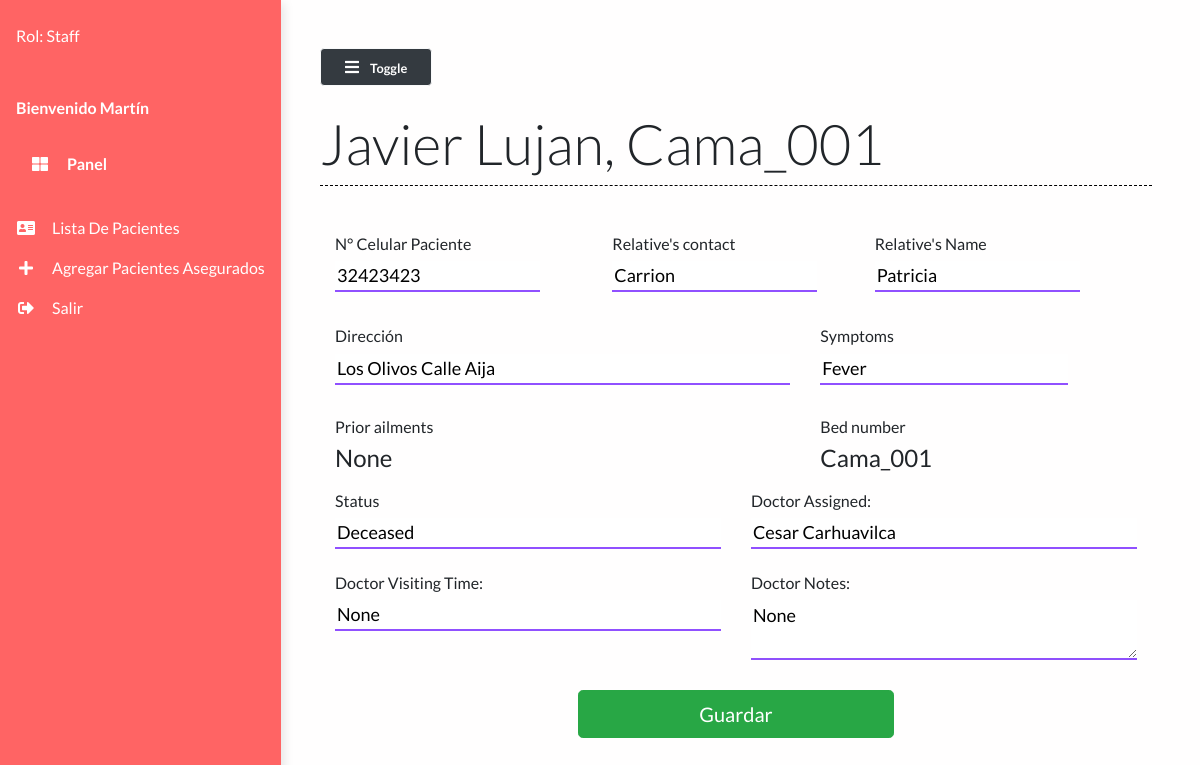
The app's page /patient/10 (signed in) with its own data.
### main/models.py (models this page shows, shortened)
class Patient(models.Model):
    name = models.CharField(max_length=50)
    phone_num = models.CharField(max_length=15)
    patient_relative_name = models.CharField(max_length=50, null=True)
    patient_relative_contact = models.CharField(max_length=15, null=True)
    address = models.TextField()
    SYMPTOMS = (
        ('Fever', 'Fever'),
        ('Dry cough', 'Dry cough'),
        ('Tiredness', 'Tiredness'),
        ('Aches and pains', 'Aches and pains'),
        ('Sore throat', 'Sore throat'),
        ('Diarrhoea', 'Diarrhoea'),
        ('Loss of taste or smell', 'Loss of taste or smell'),
        ('Difficulty in breathing or shortness of breath', 'Difficulty in breathing or shortness of breath'),
        ('Chest pain or pressure', 'Chest pain or pressure'),
        ('Loss of speech or movement', 'Loss of speech or movement'),
    )
    symptoms = MultiSelectField(choices=SYMPTOMS, null=True)
    prior_ailments = models.TextField()
    bed_num = models.ForeignKey("Bed", on_delete=models.CASCADE)
    dob = models.DateField(null=True)
    doctor = models.ForeignKey("Doctor", on_delete=models.CASCADE, null=True)
    doctors_notes = models.TextField(null=True, blank=True)
    doctors_visiting_time = models.CharField(null=True, max_length=50, blank=True)
    status = models.CharField(max_length=50)

class Bed(models.Model):
    bed_number = models.CharField(max_length=50)
    occupied = models.BooleanField()
    def __str__(self):
        return self.bed_number

class Doctor(models.Model):
    name = models.CharField(max_length=100)
    def __str__(self):
        return self.name

### main/views.py (the view, shortened to what this page needs)
# urls.py: path("patient/<str:pk>", views.patient, name="patient"),
def patient(request, pk):
    patient = Patient.objects.get(id=pk)
    context = {
        'patient': patient
    }
    return render(request, 'main/patient.html', context)

### main/templates/main/patient.html (shortened to what this page needs)
{% extends 'main/base.html' %}
{% load static %}
{% block contentTitle %}
{{patient.name}}, {{patient.bed_num}}
{% endblock contentTitle %}
{% block content %}
	<form class="form" action="" method="post" id="registrationForm">
		<div class="container">
			<div class="patient-form">
				<div class="row">
					<div class="col-md-4 form-field mt-4 mb-0">
						<label for="mobile">
							<h6>N° Celular Paciente</h6>
							<input type="text" id="name" class="input-text" type="text" name="mobile"
								placeholder="+51900000000" value="{{patient.phone_num}}">
						</label>
					</div>
					<div class="offset-md-2 col-md-4 form-field mt-4 mb-0">
						<label for="mobile" class="mb-0">
							<h6>Relative's contact</h6>
							<input type="text" id="mobile2" class="input-text" type="text" name="mobile2"
								placeholder="Mobile No" value="{{patient.patient_relative_contact}}">
						</label>
					</div>
					<div class="form-field mt-4">
						<label for="relativeName" class="mb-0">
							<h6>Relative's Name</h6>
							<input type="text" class="input-text" name="relativeName" id="realtiveName"
								value="{{patient.patient_relative_name}}" />
						</label>
					</div>
					<div class="col-md-7 form-field mt-0">
						<label for="address" class="mb-0 mt-0">
							<h6>Dirección</h6>
						</label>
						<input type="address" class="input-text" id="location" placeholder="dirección" name="location"
							title="enter a location" value="{{patient.address}}" />
					</div>
					<div class="offset-md-1 col-md-4 form-field mt-0">
						<label for="symptoms" class="mb-0">
							<h6>Symptoms</h6>
						</label>
						<input type="text" class="input-text" name="symptons" id="symptons"
							value="{{patient.symptoms}}" />
					</div>
					<div class="col-md-7">
						<h6>Prior ailments</h6>
						<label for="prior_ailments">
							<h4>{{patient.prior_ailments}}</h4>
						</label>
					</div>
					<div class="col-md-5">
						<h6>Bed number</h6>
						<label for="bed_num" class="mb-0">
							<h4>{{patient.bed_num}}</h4>
						</label>
					</div>
					<div class="col-md-6">
						<label for="status" class="mb-0">
							<h6>Status</h6>
						</label>
						<input type="text" class="input-text" name="status" id="status" value="{{patient.status}}" />
					</div>
					<div class="col-md-6">
						<label for="doctor" class="mb-0">
							<h6>Doctor Assigned: </h6>
						</label>
						<input type="text" class="input-text" name="doctor" id="doctor" value="{{patient.doctor}}" />
					</div>
					<div class="col-md-6">
						<label for="doctor_time" class="mb-0 mt-4">
							<h6>Doctor Visiting Time: </h6>
						</label>
						<input type="text" class="input-text" name="doctor_time" id="doctor_time"
							value="{{patient.doctors_visiting_time}}" />
					</div>
					<div class="col-md-6">
						<label for="doctor_notes" class="mb-0 mt-4">
							<h6>Doctor Notes: </h6>
						</label>
						<textarea class="input-text" name="doctor_notes" id="doctor_notes"
							{{patient.doctors_notes}}>{{patient.doctors_notes}}</textarea>
					</div>
				</div>
			</div>
		</div>
		<div class="form-group">
			<div class="col-md-5 mx-auto">
				<br />
				<button class="btn btn-lg btn-success btn-block mx-auto" type="submit">
					 Guardar
				</button>
			</div>
		</div>
	</form>
	{% endblock content %}

### main/templates/main/base.html (shortened to what this page needs)
{% load static %}
<!DOCTYPE html>
<html lang="en">
<head>
  <link rel="stylesheet" href="https://maxcdn.bootstrapcdn.com/bootstrap/4.0.0/css/bootstrap.min.css"
 />
  <link rel="stylesheet" href="https://cdnjs.cloudflare.com/ajax/libs/font-awesome/5.14.0/css/all.min.css"
 />
  <link rel="stylesheet" href="{% static 'styles/base.css' %}" type="text/css" />
  <link rel="stylesheet" href="//code.jquery.com/ui/1.12.1/themes/base/jquery-ui.css">
</head>
<body>
  <div class="vertical-nav" id="sidebar">
    <div class="py-4 px-3 mb-4">
      <div class="media d-flex align-items-center">
        <div class="media-body text-white">
          {% if request.user.is_authenticated %}
          <p class="font-weight-normal mb-0">
            Rol: {% if request.user.is_superuser == True %}
            Admin
            {% elif request.user.is_superuser == False and request.user.is_staff == True %}
            Staff
            {% endif %}
          </p>
          {% endif %}
        </div>
      </div>
    </div>
    <p class="text-white font-weight-bold px-3 pb-4 mb-0">
      Bienvenido {{user.first_name}}
    </p>
    <p class="text-gray font-weight-bold px-3 pb-4 mb-0">
      <a href="{% url 'dashboard' %}" class="nav-link text-white">
        <i class="fa fa-th-large mr-3 text-primary"></i> Panel </a>
    </p>
    {% if request.user.is_authenticated == True %}
    <ul class="nav flex-column mb-0">
      <li class="nav-item">
        <a href="{% url 'patient_list' %}" class="nav-link text-white">
          <i class="fa fa-address-card mr-3 text-primary fa-fw"></i>Lista de pacientes
        </a>
      </li>
      <li class="nav-item">
        <a href="{% url 'add_patient' %}" class="nav-link text-white">
          <i class="fa fa-plus mr-3 text-primary fa-fw"></i>Agregar pacientes asegurados
        </a>
      </li>
      {% endif %}
      {% if request.user.is_authenticated == False %}
      <li class="nav-item">
        <a href="{% url 'login' %}" class="nav-link text-white">
          <i class="fa fa-sign-in-alt mr-3 text-primary fa-fw"></i>Login
        </a>
      </li>
      {% else %}
      <li class="nav-item">
        <a href="{% url 'logout' %}" class="nav-link text-white">
          <i class="fa fa-sign-out-alt mr-3 text-primary fa-fw"></i>Salir
        </a>
      </li>
      {% endif %}
    </ul>
  </div>
  <div class="page-content p-5" id="content">
    <button id="sidebarCollapse" class="btn btn-light bg-dark rounded-pill shadow-sm px-4 mb-4" type="button">
      <i class="fa fa-bars mr-2 text-primary"></i>
      <small class="font-weight-bold text-primary">
        Toggle
      </small>
    </button>
    <h2 class="display-4 ">{% block contentTitle %}{% endblock contentTitle %}
    </h2>
    <div class="seperator mt-1 mb-4"></div>
    {% block content %}{% endblock content %}
  </div>
</body>
</html>

### static/styles/base.css (style rules this page uses)
body { background: #fffefe; min-height: 100vh; overflow-x: hidden; font-family:Lato,'Helvetica Neue',Helvetica,Arial,sans-serif; }
.vertical-nav { background: #ff6464 !important; min-width: 17rem; height: 100vh; position: fixed; top: 0; left: 0; box-shadow: 3px 3px 10px rgba(0, 0, 0, 0.1); transition: all 0.4s; }
.page-content { width: calc(100% -17rem); margin-left: 17rem; transition: all 0.4s; }
.seperator { margin: 3rem 0; border-bottom: 1px dashed #000000; }
.nav-link { text-transform: capitalize; }
.text-primary { color: #fff !important; }
.patient-form .form-field { margin: 32px 0; }
.patient-form .input-text { width: 100%; border-width: 0 0 2px 0; border-color: #6c19fcc2; font-size: 18px; font-weight: 400; transition: border-color 0.2s linear; }

### records on screen
Patient: name "Javier Lujan", bed_num "Cama_001", mobile "32423423", mobile2 "Carrion", relativeName "Patricia", location "Los Olivos Calle Aija", symptons "Fever", prior_ailments "None", status "Deceased", doctor "Cesar Carhuavilca", doctor_time "None", doctor_notes "None"

### other values on screen
{{ user.first_name }} "Martín"
